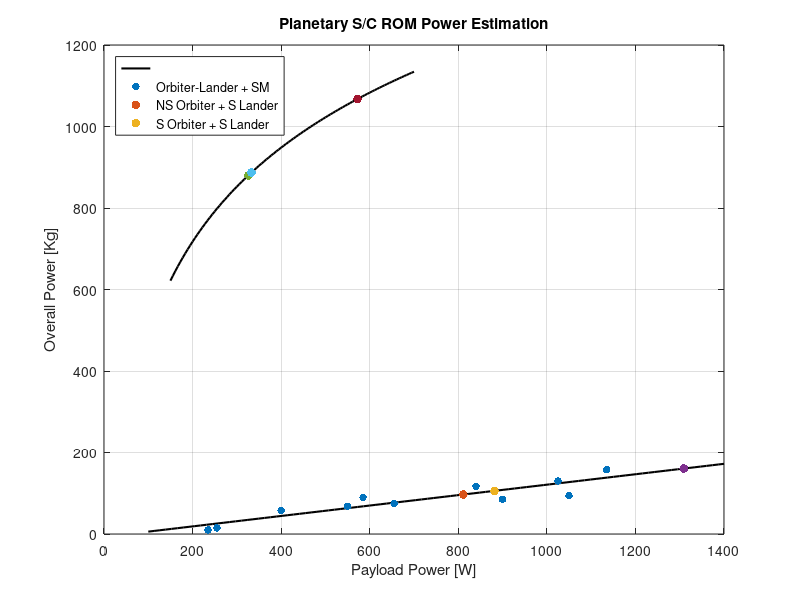

Source code (MATLAB):
%%%%%% Rough Order of Magnitude of the architectures %%%%%%%%%%%%%%%%%%%%%%
clear
close all
clc
%% Mass %%%%%
g0 = 9.81;
Isp = 300; %hydrazine specific impulse
DV = 3000; % DV of Cassini with 50% safety margin
% Empirical mass law
m_orb = [235,255,400,550,585,655,840,900,1050,1025,1135];
m_pl = [10,15,58,68,90,75,117,85,94,130,158];
%p = polyfit(m_pl,m_orb,1);

p2 = polyfit(m_orb,m_pl,1);
x = linspace(100,1400);
y = polyval(p2,x);

% Orbilander + Service Module
pl_1 = 96.9;
m_dry_1 = (pl_1-p2(2))/p2(1);
m_wet_1 = m_dry_1*exp(DV/(Isp*g0));
m_prop_1 = m_wet_1-m_dry_1;

% Small Orbiter + Lander
pl_2a = 75.4;
pl_2b = 30.5;
pl_2 = pl_2a+pl_2b;
m_dry_2 = (pl_2-p2(2))/p2(1);
m_wet_2 = m_dry_2*exp(DV/(Isp*g0));
m_prop_2 = m_wet_2-m_dry_2;

% Orbiter with sampling + Lander
pl_3a = 75.4;
pl_3b = 85.2;
pl_3 = pl_3a+pl_3b;
m_dry_3 = (pl_3-p2(2))/p2(1);
m_wet_3 = m_dry_3*exp(DV/(Isp*g0));
m_prop_3 = m_wet_3-m_dry_3;

plot(x,y,'k','linewidth',1.5)
hold on
grid on
scatter(m_orb,m_pl,30,'filled')
scatter(m_dry_1,pl_1,40,'filled')
scatter(m_dry_2,pl_2a+pl_2b,40,'filled')
scatter(m_dry_3,pl_3a+pl_3b,40,'filled')
xlabel('On Orbit Dry Mass [Kg]')
ylabel('Payload Mass [Kg]')
title('Planetary S/C ROM Mass Estimation')
legend('','Previous Missions','Orbiter-Lander + SM','NS Orbiter + S Lander',...
    'S Orbiter + S Lander','location','northwest')
%% Power %%%%%
% Empirical power law
P = @(P_pl) 332.93*log(P_pl) - 1046.6;

% Orbilander + Service Module
p_pl_1 = 326;
p1 = P(p_pl_1);

% Small Orbiter + Lander
p_pl_2a = 269;
p_pl_2b = 64;
p2 = P(p_pl_2a+p_pl_2b);

% Orbiter with sampling + Lander 
p_pl_3a = 269;
p_pl_3b = 303.4;
p3 = P(p_pl_3a+p_pl_3b);

x = linspace(150,700);
y = P(x);
plot(x,y,'k','linewidth',1.5)
grid on
hold on
scatter(p_pl_1,p1,40,'filled')
scatter(p_pl_2a+p_pl_2b,p2,40,'filled')
scatter(p_pl_3a+p_pl_3b,p3,40,'filled')
xlabel('Payload Power [W]')
ylabel('Overall Power [Kg]')
title('Planetary S/C ROM Power Estimation')
legend('','Orbiter-Lander + SM','NS Orbiter + S Lander',...
    'S Orbiter + S Lander','location','northwest')
